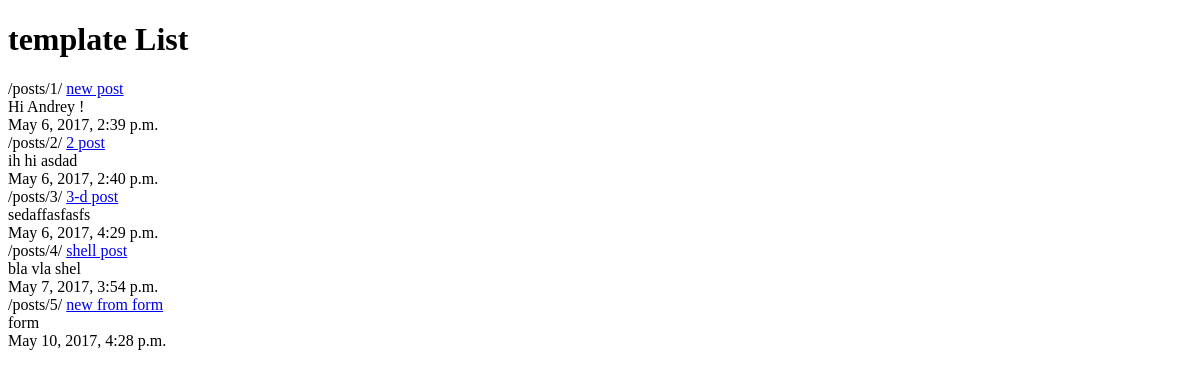
The app's page /posts/, older data.
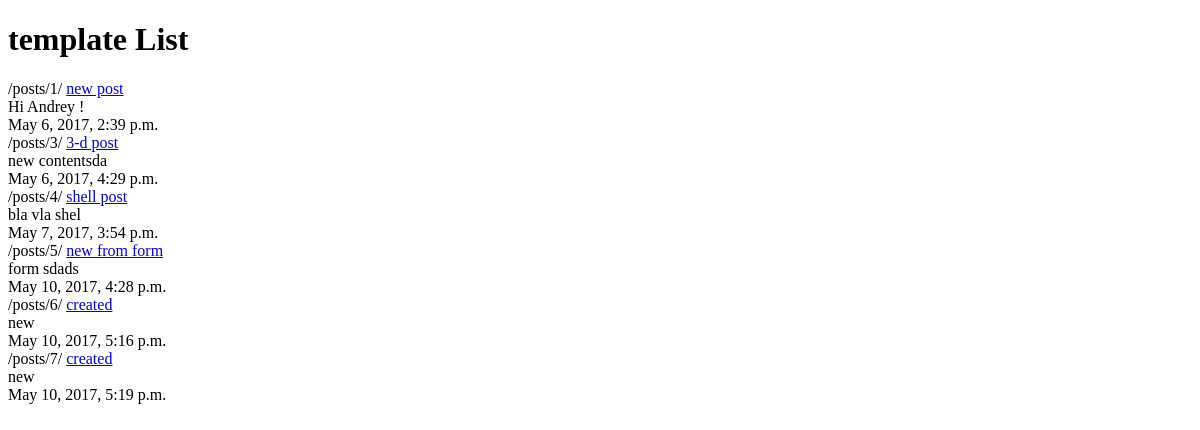
The same page, newer data.
### posts/models.py (models this page shows, shortened)
class Post(models.Model):
    title = models.CharField(max_length=50)
    content = models.TextField()
    timestamp = models.DateTimeField(auto_now=False, auto_now_add=True)
    updated = models.DateTimeField(auto_now=True, auto_now_add=False)
    def get_absolute_url(self):
        return reverse('posts:detail', kwargs={'id': self.id})

### posts/views.py (the view)
def post_list(request):
    queryset = Post.objects.all()
    context = {
        'object_list': queryset,
        'title': 'List'
    }
    return render(request, 'index.html', context)

### templates/index.html (shortened to what this page needs)
<!DOCTYPE html>
<html lang="en">
<head>
</head>
<body>
<h1>template {{ title }}</h1>
{% for obj in object_list %}
{% url 'posts:detail' id=obj.id %}
<a href = '{{ obj.get_absolute_url }}'> {{ obj.title }}</a><br/>
{{ obj.content }}<br/>
{{ obj.timestamp }}<br/>
{% endfor %}
</body>
</html>

Row changes from the older to the newer data that the page shows:
removed Post: id "/posts/2/", title "2 post", content "ih hi asdad", timestamp "May 6, 2017, 2:40 p.m."
changed Post "/posts/3/": content "sedaffasfasfs" → "new contentsda"
changed Post "/posts/5/": content "form" → "form sdads"
added Post: id "/posts/6/", title "created", content "new", timestamp "May 10, 2017, 5:16 p.m."
added Post: id "/posts/7/", title "created", content "new", timestamp "May 10, 2017, 5:19 p.m."
